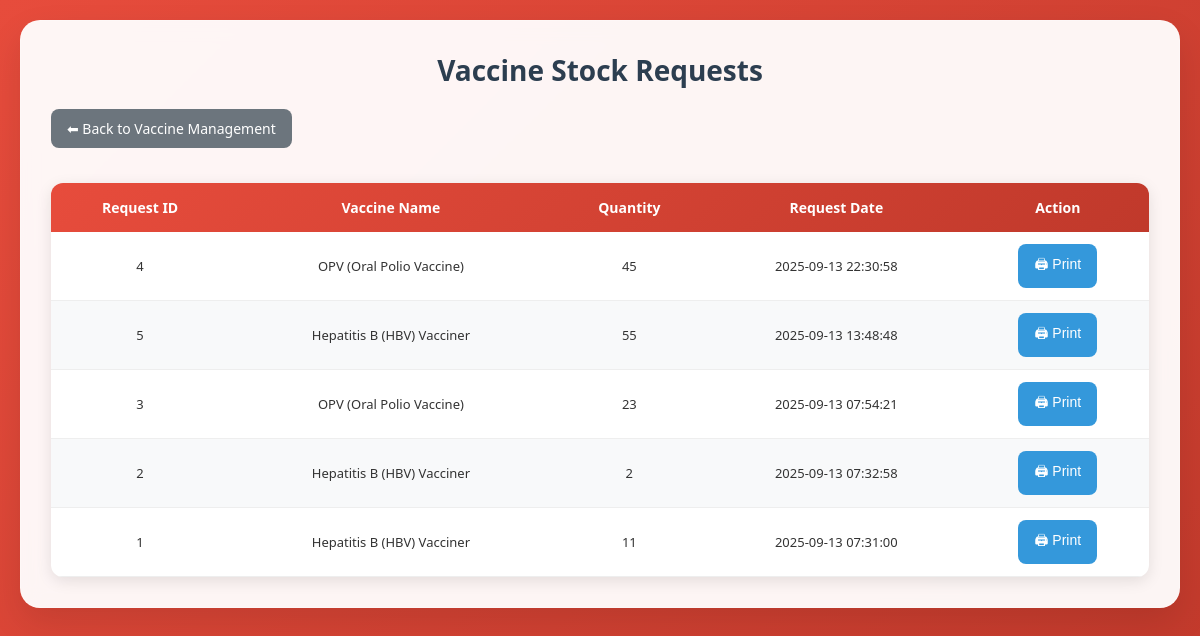
The app's page /view_vaccine_requests.php with its own data.
### tables this page shows
CREATE TABLE `vaccine_stock_requests` (
  `vaccine_request_id` int(11) NOT NULL,
  `vaccine_id` int(11) NOT NULL,
  `quantity` int(11) NOT NULL,
  `request_date` timestamp NOT NULL DEFAULT current_timestamp() ON UPDATE current_timestamp()
);

CREATE TABLE `vaccines` (
  `vaccine_id` int(11) NOT NULL,
  `vaccine_name` varchar(100) NOT NULL,
  `description` varchar(255) NOT NULL,
  `supplier_id` int(11) NOT NULL,
  `quantity` int(11) NOT NULL,
  `total_doses` int(11) NOT NULL,
  `recommended_ages` varchar(100) NOT NULL,
  `expiry_date` date NOT NULL,
  `date_received` date NOT NULL,
  `lot_number` varchar(100) NOT NULL
);

### view_vaccine_requests.php (the view, shortened to what this page needs)
<?php
include 'db_connect.php';
$query = "SELECT vr.vaccine_request_id, vr.quantity, vr.request_date, v.vaccine_name
          FROM vaccine_stock_requests vr
          JOIN vaccines v ON vr.vaccine_id = v.vaccine_id
          ORDER BY vr.request_date DESC";
$result = $conn->query($query);
?>
<!DOCTYPE html>
<html lang="en">
<head>
  <link rel="stylesheet" href="assets/common_styles.css">
</head>
<body>
  <div class="container">
    <h2>Vaccine Stock Requests</h2>
    <a href="vaccines.php" class="btn btn-back">⬅ Back to Vaccine Management</a>
    <table>
      <thead>
        <tr>
          <th>Request ID</th>
          <th>Vaccine Name</th>
          <th>Quantity</th>
          <th>Request Date</th>
          <th>Action</th>
        </tr>
      </thead>
      <tbody>
        <?php while($row = $result->fetch_assoc()) { ?>
          <tr>
            <td><?= $row['vaccine_request_id']; ?></td>
            <td><?= $row['vaccine_name']; ?></td>
            <td><?= $row['quantity']; ?></td>
            <td><?= $row['request_date']; ?></td>
            <td>
              <button class="btn btn-edit"
                onclick="printRequest('<?= $row['vaccine_request_id']; ?>','<?= $row['vaccine_name']; ?>','<?= $row['quantity']; ?>','<?= $row['request_date']; ?>')">
                🖨 Print
              </button>
            </td>
          </tr>
        <?php } ?>
      </tbody>
    </table>
  </div>
</body>
</html>

### assets/common_styles.css (style rules this page uses)
* { padding: 0; margin: 0; box-sizing: border-box; }
body { font-family: 'Segoe UI', Tahoma, Geneva, Verdana, sans-serif; background: linear-gradient(135deg, #e74c3c 0%, #c0392b 100%); min-height: 100vh; color: #333; padding: 20px; }
.container { max-width: 1200px; margin: 0 auto; background: rgba(255, 255, 255, 0.95); padding: 30px; border-radius: 20px; box-shadow: 0 15px 35px rgba(0, 0, 0, 0.1); backdrop-filter: blur(10px); border: 1px solid rgba(255, 255, 255, 0.2); }
h2 { text-align: center; margin-bottom: 20px; color: #2c3e50; font-size: 28px; font-weight: 600; }
.btn { padding: 10px 16px; border: none; border-radius: 8px; font-size: 14px; cursor: pointer; transition: all 0.3s ease; text-decoration: none; display: inline-block; font-weight: 500; }
.btn-edit { background: #3498db; color: #fff; }
.btn-back { background: #6c757d; color: white; margin-bottom: 15px; }
table { width: 100%; border-collapse: collapse; background: #fff; border-radius: 12px; overflow: hidden; box-shadow: 0 4px 15px rgba(0,0,0,0.1); margin-top: 20px; }
thead { background: linear-gradient(135deg, #e74c3c 0%, #c0392b 100%); color: #fff; }
thead th { padding: 15px 12px; text-align: center; font-size: 14px; font-weight: 600; }
tbody td { padding: 12px; text-align: center; font-size: 13px; border-bottom: 1px solid #eee; }
tbody tr:nth-child(even) { background: #f8f9fa; }

### records on screen
vaccine_stock_requests: vaccine_request_id "4", vaccine.vaccine_name "OPV (Oral Polio Vaccine)", quantity "45", request_date "2025-09-13 22:30:58"
vaccine_stock_requests: vaccine_request_id "5", vaccine.vaccine_name "Hepatitis B (HBV) Vacciner", quantity "55", request_date "2025-09-13 13:48:48"
vaccine_stock_requests: vaccine_request_id "3", vaccine.vaccine_name "OPV (Oral Polio Vaccine)", quantity "23", request_date "2025-09-13 07:54:21"
vaccine_stock_requests: vaccine_request_id "2", vaccine.vaccine_name "Hepatitis B (HBV) Vacciner", quantity "2", request_date "2025-09-13 07:32:58"
vaccine_stock_requests: vaccine_request_id "1", vaccine.vaccine_name "Hepatitis B (HBV) Vacciner", quantity "11", request_date "2025-09-13 07:31:00"
